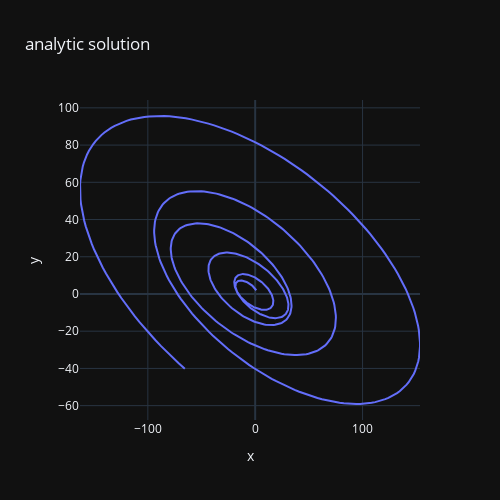
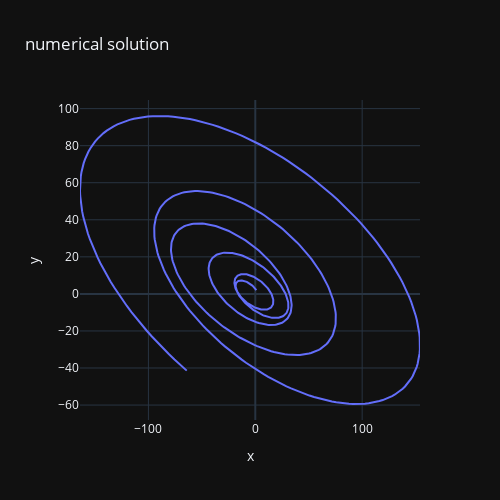

Notebook cell for these charts, in order:
### Code cell
from common import *
import plotly.express as px
import plotly.io as pio

pio.templates.default = "plotly_dark"

# dX/dt = A @ X + f(t)
A = np.array(
    [[-3,1,3],
     [2,-2,-9],
     [-5,2,5]]
)
# initial condition
x0 = np.array([-1,1,2])

# inhomogeneous part
def f_t(t):
    return sp.Matrix([sp.sin(t)*t,t*t,sp.exp(-t+1)/(t+1)]) 
diff = InhomogeneousLinearDifferentialEquation(A,f_t,0,x0)

# time intervals
t_span = [0,10]
t = np.linspace(t_span[0],t_span[1],1000)

# time intervals
t_span = [0,10]
t = np.linspace(t_span[0],t_span[1],1000)

values = diff.analytic_solution(t).real
fig = px.line(
    x=values[:,1],
    y=values[:,2],
    title="analytic solution",
    width=500,
    height=500
)

fig.show()

from scipy.integrate import solve_ivp

def deriv(t,x):
    return A @ x + diff.f_t(t)

values_approx = solve_ivp(deriv,t_span=t_span,y0=x0,t_eval=t).y.T

fig = px.line(
    x=values_approx[:,1], 
    y=values_approx[:,2],
    title="numerical solution",
    width=500,
    height=500
    )


fig.show()

### Figure 1 — Plotly figure (JSON) as saved in the notebook; plotly's stock layout.template omitted (floating-point values rounded to 4 significant figures; data arrays with more than 128 entries replaced by an {"elided": "..."} marker saying what was removed)
{"data": [{"hovertemplate": "x=%{x}<br>y=%{y}<extra></extra>", "legendgroup": "", "line": {"color": "#636efa", "dash": "solid"}, "marker": {"symbol": "circle"}, "mode": "lines", "name": "", "orientation": "v", "showlegend": false, "type": "scatter", "x": {"elided": "1000 float values"}, "xaxis": "x", "y": {"elided": "1000 float values"}, "yaxis": "y"}], "layout": {"height": 500, "legend": {"tracegroupgap": 0}, "title": {"text": "analytic solution"}, "width": 500, "xaxis": {"anchor": "y", "domain": [0, 1], "title": {"text": "x"}}, "yaxis": {"anchor": "x", "domain": [0, 1], "title": {"text": "y"}}}}

### Figure 2 — Plotly figure (JSON) as saved in the notebook; plotly's stock layout.template omitted (floating-point values rounded to 4 significant figures; data arrays with more than 128 entries replaced by an {"elided": "..."} marker saying what was removed)
{"data": [{"hovertemplate": "x=%{x}<br>y=%{y}<extra></extra>", "legendgroup": "", "line": {"color": "#636efa", "dash": "solid"}, "marker": {"symbol": "circle"}, "mode": "lines", "name": "", "orientation": "v", "showlegend": false, "type": "scatter", "x": {"elided": "1000 float values"}, "xaxis": "x", "y": {"elided": "1000 float values"}, "yaxis": "y"}], "layout": {"height": 500, "legend": {"tracegroupgap": 0}, "title": {"text": "numerical solution"}, "width": 500, "xaxis": {"anchor": "y", "domain": [0, 1], "title": {"text": "x"}}, "yaxis": {"anchor": "x", "domain": [0, 1], "title": {"text": "y"}}}}
